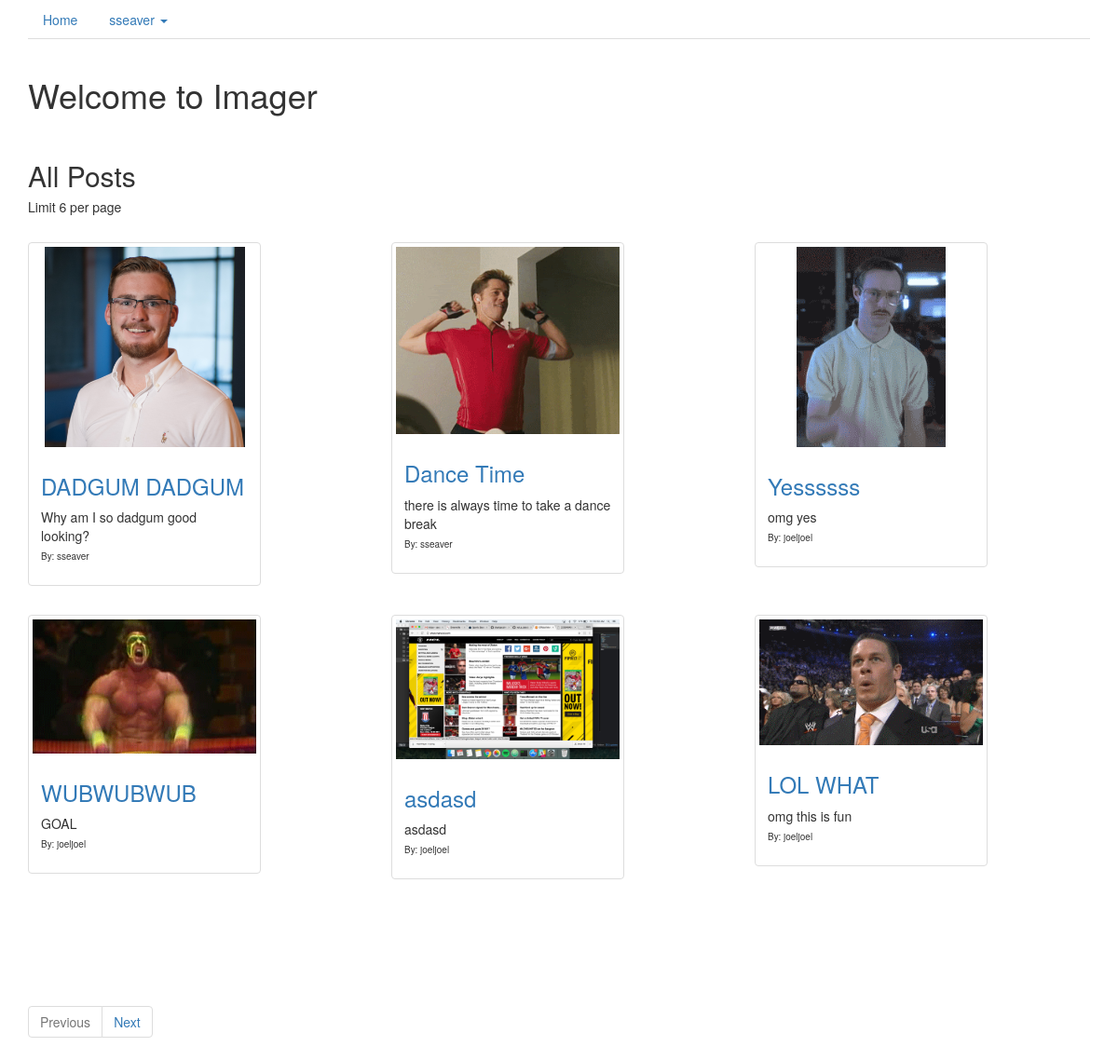
The app's page / (signed in) with its own data.
### app/models.py (models this page shows)
class Post(models.Model):
    title = models.CharField(max_length=50)
    description = models.TextField(blank=True, null=True)
    image = models.FileField()
    categories = models.ManyToManyField(Category)
    created_by = models.ForeignKey('auth.User')
    created_time = models.DateTimeField(auto_now_add=True)
    class Meta:
        ordering = ("-created_time",)
    @property
    def image_url(self):
        if self.image:
            return self.image.url
        return "https://www.dunkindonuts.com/content/dunkindonuts/en/menu/beverages/hotbeverages/specialitycoffee/latte/_jcr_content/block/image.img.png/1466490202242.png"

### app/views.py (the view)
# urls.py: url(r'^$', IndexView.as_view(), name="index_view"),
class IndexView(ListView):
    template_name = "index.html"
    model = Post
    paginate_by = 6
    def get_context_data(self):
        context = super().get_context_data()
        context['login_form'] = AuthenticationForm
        return context

### templates/index.html (shortened to what this page needs)
{% extends 'base.html' %}
{% block content %}
<div class="row">
  <div class="col-md-8">
    <br>
    <h1>Welcome to Imager</h1>
  </div>
  <div class="col-md-4">
    <br>
  </div>
</div>
<br>
<h2>All Posts</h2>
<h5>Limit 6 per page</h5>
<br>
<div class="row">
{% for post in object_list %}
  <div class="col-sm-6 col-md-4">
    <div class="image-container">
      <div class="thumbnail">
        <img src="{{ MEDIA_URL }}{{ post.image_url }}" alt="Picture of {{ post.title }}" />
        <div class="caption">
          <h3><a href="{% url 'post_detail_comment_create_view' post.id %}">{{ post.title }}</a></h3>
          <p>
            {{ post.description }}<br>
            <font size="1">By: {{ post.created_by }}</font>
          </p>
        </div>
      </div>
    </div>
  </div>
{% endfor %}
</div>
{% if is_paginated %}
<nav>
  <ul class="pagination">
    {% if page_obj.has_previous %}
      <li>
        <a href="?page={{ page_obj.previous_page_number }}">
          <span>Previous</span>
        </a>
      </li>
    {% else %}
      <li class="disabled">
        <a href="#">
          <span>Previous</span>
        </a>
      </li>
    {% endif %}
        {% if page_obj.has_next %}
          <li>
            <a href="?page={{ page_obj.next_page_number }}">
              <span>Next</span>
            </a>
          </li>
        {% else %}
          <li class="disabled">
            <a href="#">
              <span>Next</span>
            </a>
          </li>
        {% endif %}
  </ul>
</nav>
{% endif %}
{% endblock %}

### templates/base.html (shortened to what this page needs)
{% load staticfiles %}
<!DOCTYPE html>
<html>
  <head>
    <link href="https://maxcdn.bootstrapcdn.com/bootstrap/3.3.7/css/bootstrap.min.css" rel="stylesheet">
    <link rel="stylesheet" href="{% static 'css/bootstrap.css' %}" media="screen" title="no title">
    <link rel="stylesheet" href="{% static 'css/main.css' %}" media="screen" title="no title">
  </head>
  <body>
    <div class="container">
      <ul class="nav nav-tabs">
        <li><a href="{% url 'index_view' %}">Home</a></li>
        {% if request.user.is_authenticated %}
        <li role="presentation" class="dropdown">
          <a class="dropdown-toggle" data-toggle="dropdown" href="#" role="button" aria-haspopup="true" aria-expanded="false">
            {{ request.user }} <span class="caret"></span>
          </a>
        </li>
        {% endif %}
      </ul>
      {% block content %}
      {% endblock %}
    </div>
  </body>
</html>

### app/static/css/main.css (style rules this page uses)
.image-container { float:left; width:250px; height:400px; }
.image-container > .thumbnail > img { max-height: 215px; }

### records on screen
Post: image_url (picture), title "DADGUM DADGUM", description "Why am I so dadgum good looking?", created_by "sseaver"
Post: image_url (picture), title "Dance Time", description "there is always time to take a dance break", created_by "sseaver"
Post: image_url (picture), title "Yessssss", description "omg yes", created_by "joeljoel"
Post: image_url (picture), title "WUBWUBWUB", description "GOAL", created_by "joeljoel"
Post: image_url (picture), title "asdasd", description "asdasd", created_by "joeljoel"
Post: image_url (picture), title "LOL WHAT", description "omg this is fun", created_by "joeljoel"

### other values on screen
{{ request.user }} "sseaver"
